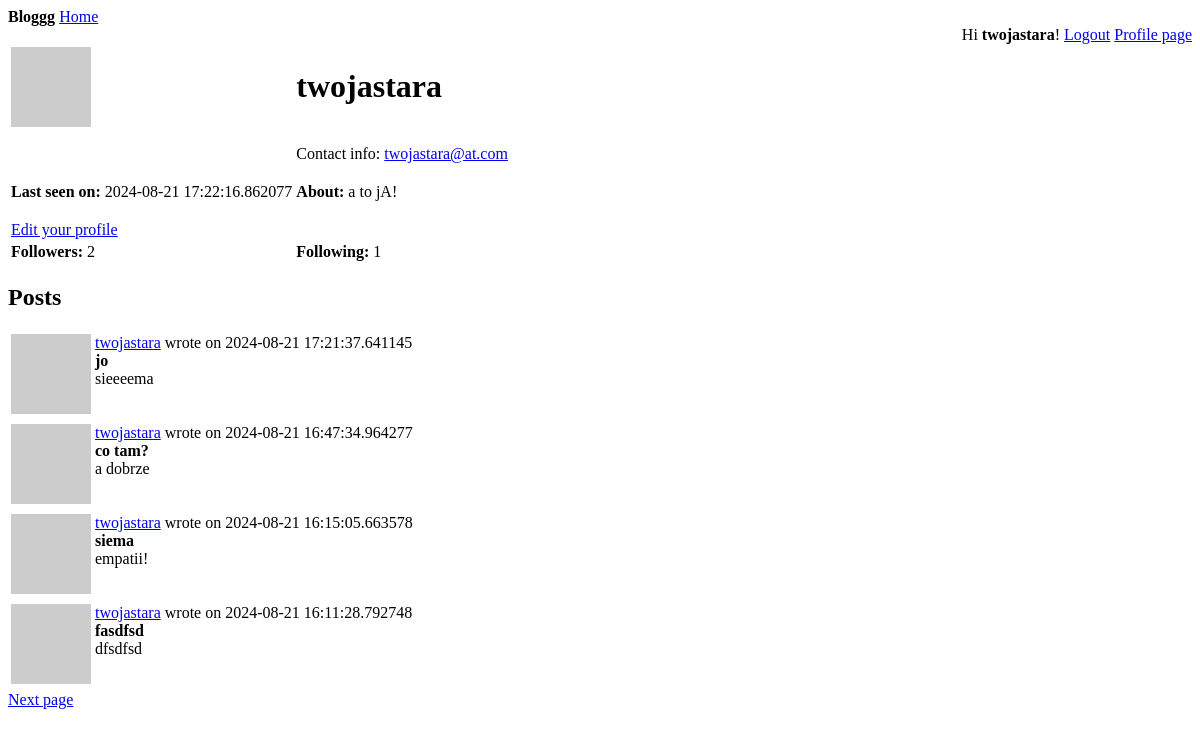
The page /user/twojastara (signed in) on the database as committed earlier.
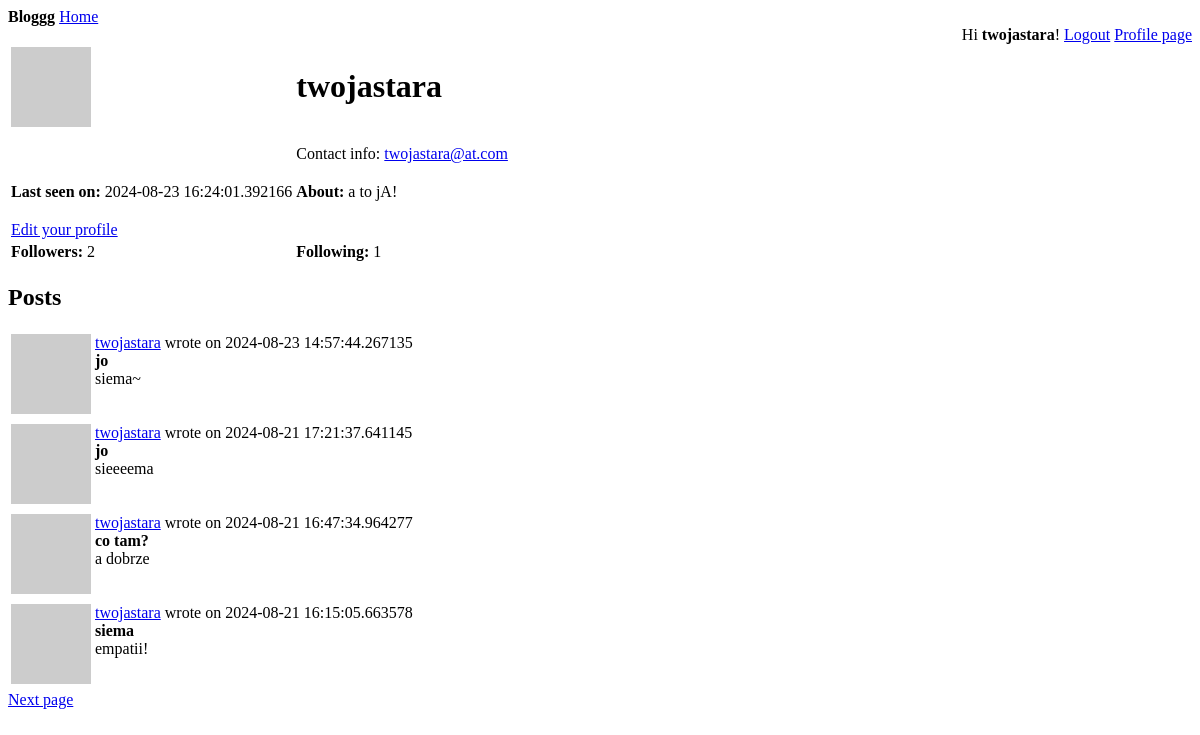
The same page on the database as committed later.
### webapp/models.py (models this page shows, shortened)
class User(UserMixin, db.Model):
    id:         sqo.Mapped[int] = sqo.mapped_column(primary_key=True)
    username:   sqo.Mapped[str] = sqo.mapped_column(sqa.String(64), index=True, unique=True)
    email:      sqo.Mapped[str] = sqo.mapped_column(sqa.String(128), index=True, unique=True)
    hashed_pass:sqo.Mapped[Optional[str]] = sqo.mapped_column(sqa.String(256))
    about:      sqo.Mapped[Optional[str]] = sqo.mapped_column(sqa.String(4096))
    last_seen:  sqo.Mapped[Optional[datetime]] = sqo.mapped_column(default=lambda: datetime.now(timezone.utc))
    posts:      sqo.WriteOnlyMapped['Post'] = sqo.relationship(back_populates='author')
    followers:  sqo.WriteOnlyMapped['User'] = sqo.relationship(
        secondary=followers_table, primaryjoin=(followers_table.c.followed_id == id),
        secondaryjoin=(followers_table.c.follower_id == id), back_populates='following'
    )
    following:   sqo.WriteOnlyMapped['User'] = sqo.relationship(
        secondary=followers_table, primaryjoin=(followers_table.c.follower_id == id),
        secondaryjoin=(followers_table.c.followed_id == id), back_populates='followers'
    )
    def avatar(self, size):
        hash = md5((self.username+self.email+str(2384129234)).encode('utf-8')).hexdigest()
        return f'https://www.gravatar.com/avatar/{hash}?d=identicon&s={size}'
    def followers_counter(self):
        query = sqa.select(sqa.func.count()).select_from(self.followers.select().subquery())
        return db.session.scalar(query)
    def following_counter(self):
        query = sqa.select(sqa.func.count()).select_from(self.following.select().subquery())
        return db.session.scalar(query)
    def get_posts_query(self):
        return self.posts.select().order_by(Post.timestamp.desc())

class Post(db.Model):
    id:         sqo.Mapped[int] = sqo.mapped_column(primary_key=True)
    user_id:    sqo.Mapped[int] = sqo.mapped_column(sqa.ForeignKey(User.id), index=True)
    timestamp:  sqo.Mapped[datetime] = sqo.mapped_column(index=True, default=lambda: datetime.now(timezone.utc))
    title:      sqo.Mapped[str] = sqo.mapped_column(sqa.String(64), index=True)
    body:       sqo.Mapped[str] = sqo.mapped_column(sqa.String(4096))
    author:     sqo.Mapped[User] = sqo.relationship(back_populates='posts')

### webapp/routes.py (the view)
@app.route('/user/<username>')
@login_required
def user_page(username):
    user = db.first_or_404(sqa.select(User).where(username == User.username))
    form = EmptyForm()
    page = request.args.get('page', 1, type=int)
    query = user.get_posts_query()
    posts = db.paginate(query, page=page, per_page=app.config['POSTS_PER_PAGE'], error_out=False)
    next_url = url_for('user_page', username=username, page=posts.next_num) if posts.has_next else None
    prev_url = url_for('user_page', username=username, page=posts.prev_num) if posts.has_prev else None
    return render_template('user_page.html', title=f'User {username}',
                           user=user, form=form, posts=posts, next_url=next_url, prev_url=prev_url)

### webapp/models.py (called while the page is built)
@login.user_loader
def load_user(id):
    return db.session.get(User, int(id))

### webapp/routes.py (called while the page is built)
@app.before_request
def before_request():
    if current_user.is_authenticated:
        current_user.last_seen = datetime.now(timezone.utc)
        db.session.commit()

### webapp/templates/user_page.html (shortened to what this page needs)
{% extends "base.html" %}
{% block content %}
<table>
    <tr valign="top">
        <td><img src="{{ user.avatar(128) }}"></td>
        <td>
            <h1>{{ user.username }}</h1>
            <br>
            Contact info: <a href="mailto:{{ user.email }}">{{ user.email }}</a>
        </td>
    </tr>
    <tr>
        {% if user.last_seen %}
        <td>
            <p><b>Last seen on: </b>{{ user.last_seen }}</p>
        </td>
        {% endif %}
        {% if user.about %}
        <td>
            <p><b>About: </b>{{ user.about }}</p>
        </td>
        {% endif %}
    </tr>
    <tr>
        {% if user == current_user %}
        <td>
            <a href="{{ url_for('edit_profile_page') }}">Edit your profile</a>
        </td>
        {% endif %}
    </tr>
    <tr>
        <td>
            <b>Followers:</b> {{ user.followers_counter() }}
        </td>
        <td>
            <b>Following:</b> {{ user.following_counter() }}
        </td>
    </tr>
</table>
<h2>Posts</h2>
{% for post in posts %}
    {% include "sub_post.html" %}
{% endfor %}
{% if next_url %}
    <a href="{{ next_url }}">Next page</a>
{% endif %}
{% endblock %}

### webapp/templates/base.html (shortened to what this page needs)
<!DOCTYPE html>
<html>
<head>
</head>
<body>
    <div id="navbar">
        <div style="text-align: left;">
            <b>Bloggg</b> <a href="{{ url_for('index_page') }}">Home</a>
        </div>
        <div style="text-align: right;">
            {% if current_user.is_anonymous %}
                <a href="{{ url_for('login_page') }}">Login</a> <a href="{{ url_for('registration_page') }}">Register</a>
            {% else %}
                Hi <b>{{ current_user.username }}</b>! <a href="{{ url_for('logout_page') }}">Logout</a>
                <a href="{{ url_for('user_page', username=current_user.username) }}">Profile page</a>
            {% endif %}
        </div>
    </div>
    {% block content %} {% endblock %}
</body>
</html>

### webapp/templates/sub_post.html
<table>
    <tr valign="top">
        <td><img src="{{ post.author.avatar(32) }}"></td>
        <td>
            <a href="{{ url_for('user_page', username=post.author.username) }}">
                {{ post.author.username }}</a> wrote on {{ post.timestamp }}
            <br>
            <b>{{ post.title }}</b>
            <br>
            {{ post.body }}
        </td>
    </tr>
</table>

Rows that differ between the two databases and show on the page:
no longer on this page (row unchanged): Post: author.username "twojastara", timestamp "2024-08-21 16:11:28.792748", title "fasdfsd", body "dfsdfsd"
changed User "twojastara": last_seen "2024-08-21 17:22:16.862077" → "2024-08-23 16:24:01.392166"
added Post: author.username "twojastara", timestamp "2024-08-23 14:57:44.267135", title "jo", body "siema~"
